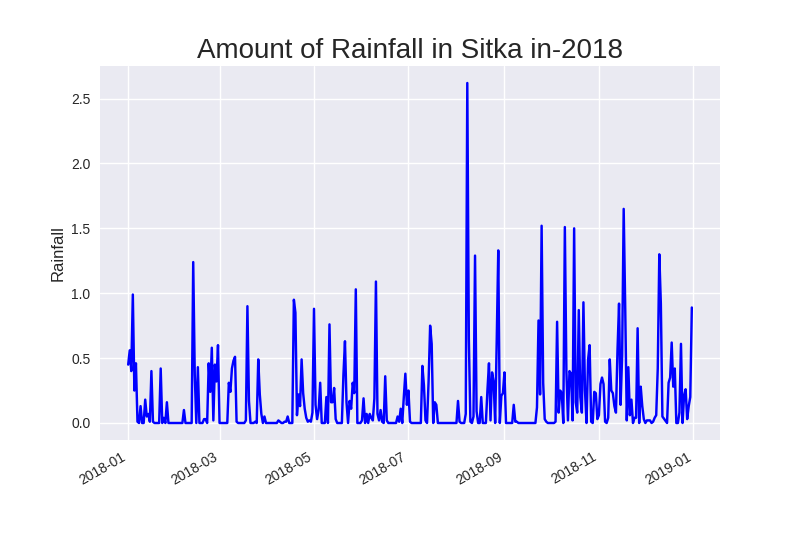

Write the Python code that produced this figure.
import csv 
from datetime import datetime
import matplotlib.pyplot as plt 

filename='/home/timlinux/Downloads/crash_course/chapter16/data/death_valley_2018_simple.csv'

with open(filename) as f :
	reader=csv.reader(f)
	header_row=next(reader)
	print(header_row)
	for index, column_name in enumerate(header_row):
		print(index,column_name)
	dates,falls=[],[]

	for row in reader :
		date=datetime.strptime(row[2],'%Y-%m-%d')
		try:
			fall=float(row[3])
		except ValueError:
			print(f"Value missing for {date}")
		else :
			dates.append(date)
			falls.append(fall)

plt.style.use('seaborn')

fig,ax= plt.subplots()

ax.plot(dates,falls,c='blue')
plt.title("Amount of Rainfall in Sitka in-2018",fontsize=20)
plt.xlabel('',fontsize=12)
plt.ylabel('Rainfall',fontsize=12)
fig.autofmt_xdate()
plt.savefig('death_valley.png')
plt.show()
